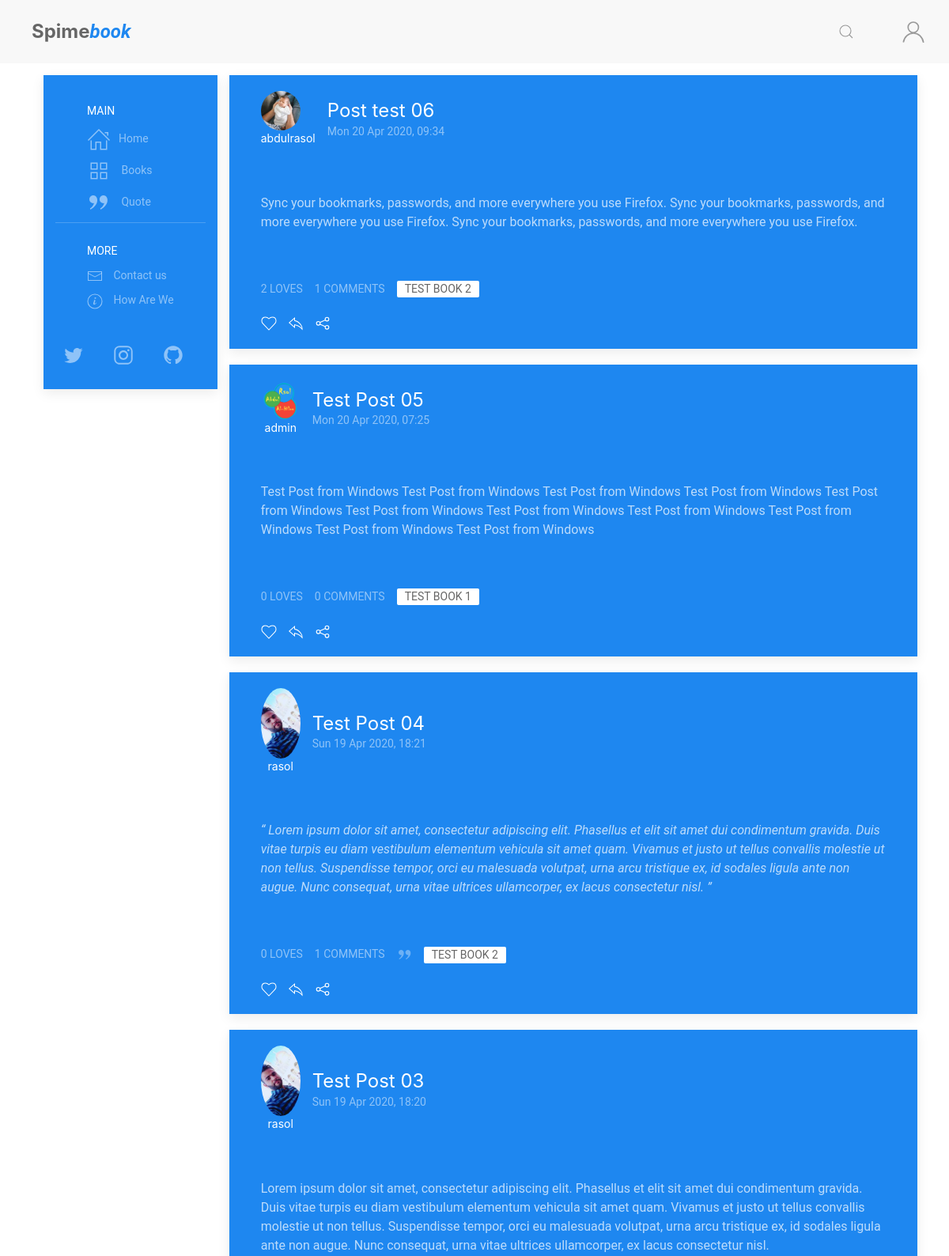
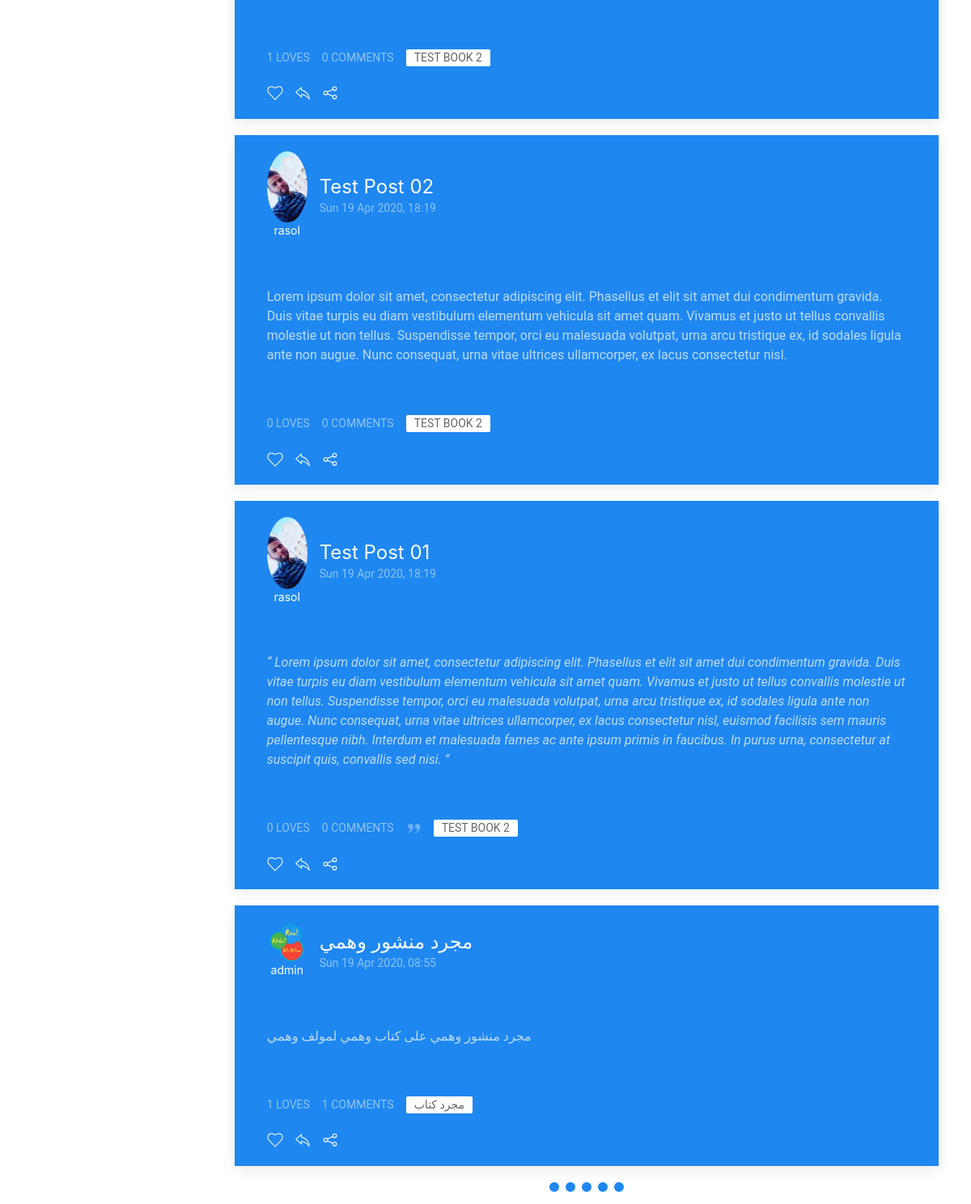
The page / on the database its author committed (2 pictures, top to bottom).
### posts/models.py (models this page shows, shortened)
class Post(models.Model):
    POST_TYPE = [
        ('Q', 'Quote'),
        ('R', 'Reviw'),
        ('P', 'Post'),
    ]
    title = models.CharField(max_length=120, default='')
    user = models.ForeignKey(User, on_delete=models.CASCADE)
    post_date = models.DateTimeField(default=timezone.now)
    post_edit_date = models.DateTimeField(auto_now=timezone.now)
    content = models.TextField(default='')
    post_type = models.CharField(
        max_length=1,
        choices=POST_TYPE,
        default='Psot')
    for_book = models.ForeignKey(Book, on_delete=models.CASCADE)
    archived = models.BooleanField(default=False)
    class Meta:
        ordering = ["-post_date"]

class Comment(models.Model):
    user = models.ForeignKey(User, on_delete=models.CASCADE)
    comment = models.CharField(max_length=300)
    comment_date = models.DateTimeField(auto_now_add=True)
    post = models.ForeignKey(
        Post, on_delete=models.CASCADE, related_name='comments')

### users/models.py (models this page shows, shortened)
class Profile(models.Model):
    user = models.OneToOneField(
        User, on_delete=models.CASCADE, primary_key=True, related_name='profile')
    picture = models.ImageField(
        upload_to='users/Profiles/', blank=True, null=True, default='user.png')
    bio = models.CharField(max_length=221, blank=True, null=True)
    loves = models.ManyToManyField(
        Post, related_name='loves', blank=True)
    books = models.ManyToManyField(
        Book, related_name='books', blank=True)

### books/models.py (models this page shows, shortened)
class Book(models.Model):
    book_type = [
        ('Book', 'Book'),
        ('Novel', 'Novel')
    ]
    title = models.CharField(max_length=255)
    book_image = models.ImageField(
        upload_to='books/cover/', default='book.jpg')
    author = models.ForeignKey(Author, on_delete=models.CASCADE)
    publish_date = models.DateField(default=timezone.now)
    genres = models.ManyToManyField(Genres, related_name='genres')
    book_Bio = models.TextField(default='')
    book_or_Novel = models.CharField(
        max_length=5, choices=book_type, default='1')
    def __str__(self):
        return self.title

### posts/views.py (the view)
# urls.py: path('', views.blog, name='blog-home')
def home(request):
    all_posts = Post.objects.filter(archived=False)
    comment_form = AddCommentForm()
    page = request.GET.get('page', 1)
    paginator = Paginator(all_posts, 7)
    try:
        posts = paginator.page(page)
    except PageNotAnInteger:
        posts = paginator.page(1)
    except EmptyPage:
        posts = paginator.page(paginator.num_pages)
    context = {
        'title': 'Spimebook, a site for readers',
        'posts': posts,
        'comment_form': comment_form,
    }
    return render(request, 'posts/index.html', context)

### posts/templatetags/posts_extra.py (called while the page is built)
@register.inclusion_tag('posts/reaction_bar.html')
def reaction_bar(post_id, user):
    target_post = Post.objects.get(id=post_id)
    comment_form = AddCommentForm()
    context = {
        'user': user,
        'post': target_post,
        'comment': target_post,
        'comment_form': comment_form,
    }
    return context

### posts/templates/posts/index.html (shortened to what this page needs)
{% extends "posts/base.html" %} {% load static %} {% load posts_extra %} {% block content %}  {% for post in posts %}
<div class="uk-card uk-card-primary uk-margin uk-width-1-1 infinite-item">
    <div class="uk-card-header">
        <div class="uk-grid-small uk-flex-middle" uk-grid>
            <div class="uk-width-auto">
                <a href="{% url 'user-profile' post.user %}">
                    <img class="uk-border-circle" width="50" height="50" src="{{post.user.profile.picture.url}}"
                        alt="{{post.user.profile.picture.url}}"">
                    <br>
                    <h6 class=" uk-margin-remove uk-width-expand uk-text-center">
                    {{post.user}}
                    </h6>
                </a>
            </div>
            <div class="uk-width-expand">
                <a href="{% url 'post' post.id %}">
                    <h3 class="uk-card-title uk-margin-remove-bottom">{{post.title}}</h3>
                </a>
                <p class="uk-text-meta uk-margin-remove-top"><time datetime="2016-04-01T19:00">{{post.post_date|date:"D d M Y, H:i"}}</time>
                </p>
            </div>
        </div>
    </div>
    <div class="uk-card-body uk-padding">
        {% if post.post_type == "Q" %}
        <q class="">
            {{ post.content }}
        </q> {% else %}
        <p class="">
            {{ post.content }}
        </p>
        {% endif %}
    </div>
    <div class="uk-card-footer">
        {% reaction_bar post.id user %}
    </div>
</div>
{% endfor %}
<div class="loading-more-post" style="display: block;">
    <div class="loading-more-post">
        <span></span>
        <span></span>
        <span></span>
        <span></span>
        <span></span>
    </div>
</div>
 {% endblock content %}

### posts/templates/posts/reaction_bar.html (shortened to what this page needs)
<div class="uk-flex uk-grid-small" uk-grid>
    <div class="uk-flex uk-grid-small" uk-grid>
        <div>
            <span class="uk-button uk-button-text uk-text-meta">{{post.loves.count}} loves</span>
        </div>
        <div class="uk-margin-small-bottom">
            <a href="#post-comment-{{post.id}}" class="uk-button uk-button-text uk-text-meta"
                uk-toggle>{{post.comments.all|length}} Comments</a>
        </div>
    </div>
    <div class="tags uk-margin-bottom ">
        {% if post.post_type == "Q" %}
        <span class="uk-icon uk-margin-small-right" uk-icon="quote-right"></span>
        {% endif %}
        <a href="{% url 'book' post.for_book.id %}" class="uk-label">{{ post.for_book }}</a>
    </div>
</div>
<div class="reaction">
    {% if user.is_authenticated %}
    <span>
        <a class="uk-icon uk-margin-small-right" id="love-post" data-post="{% url 'love' post.id %}"
            uk-icon="icon: heart"></a>
    </span>
    <span>
        <a href="#" class="uk-icon uk-margin-small-right" uk-icon="icon: reply"
            uk-toggle="target: #add-reply-{{post.id}}; animation: uk-animation-slide-top-small" type="button"></a>
    </span>
    {% else %}
    <span uk-tooltip="Log In First">
        <a class="uk-icon uk-margin-small-right" uk-icon="icon: heart"></a>
    </span>
    <span uk-tooltip="Log In First">
        <a class="uk-icon uk-margin-small-right" uk-icon="icon: reply" type="button"></a>
    </span>
    {% endif %}
    <span>
        <a href="#share-modal" class="uk-icon uk-margin-small-right" uk-icon="icon: social" uk-toggle></a>
    </span>
</div>

### posts/static/posts/css/my_style.css (style rules this page uses)
* { font-family: 'Roboto', sans-serif; box-sizing: border-box }
body { color: #666 }
.uk-card .uk-card-footer .tags span { opacity: 0.5 }
.loading-more-post { margin: 20px auto; width: 92px; }
.loading-more-post span { box-sizing: border-box; width: 12px; height: 12px; border-radius: 50%; background-color: rgb(30, 135, 240); display: block; float: left; margin-left: 8px; transition: all .3s both ease-in-out; animation: loadinganimate 1s infinite ease-in-out; }
.loading-more-post span:first-of-type { margin-left: 0; animation-delay: 0s }
.loading-more-post span:nth-of-type(2) { animation-delay: .25s }
.loading-more-post span:nth-of-type(3) { animation-delay: .5s }
.loading-more-post span:nth-of-type(4) { animation-delay: .75s }
.loading-more-post span:nth-of-type(5) { animation-delay: 1s }
.infinite-container .infinite-item { margin-top: 0!important; }

### rows shown on the page
Post: user.profile.picture (picture), user "abdulrasol", title "Post test 06", post_date "Mon 20 Apr 2020, 09:34", content "Sync your bookmarks, passwords, and more everywhere you use Firefox. Sync your bookmarks, passwords, and more everywhere you use Firefox. Sync your bookmarks, passwords, and more everywhere you use Firefox.", loves.count "2", comments.all|length "1", for_book "TEST BOOK 2"
Post: user.profile.picture (picture), user "admin", title "Test Post 05", post_date "Mon 20 Apr 2020, 07:25", content "Test Post from Windows Test Post from Windows Test Post from Windows Test Post from Windows Test Post from Windows Test Post from Windows Test Post from Windows Test Post from Windows Test Post from Windows Test Post from Windows Test Post from Windows", loves.count "0", comments.all|length "0", for_book "TEST BOOK 1"
Post: user.profile.picture (picture), user "rasol", title "Test Post 04", post_date "Sun 19 Apr 2020, 18:21", content "Lorem ipsum dolor sit amet, consectetur adipiscing elit. Phasellus et elit sit amet dui condimentum gravida. Duis vitae turpis eu diam vestibulum elementum vehicula sit amet quam. Vivamus et justo ut tellus convallis molestie ut non tellus. Suspendisse tempor, orci eu malesuada volutpat, urna arcu tristique ex, id sodales ligula ante non augue. Nunc consequat, urna vitae ultrices ullamcorper, ex lacus consectetur nisl.", loves.count "0", comments.all|length "1", post_type "Q" (drawn), for_book "TEST BOOK 2"
Post: user.profile.picture (picture), user "rasol", title "Test Post 03", post_date "Sun 19 Apr 2020, 18:20", content "Lorem ipsum dolor sit amet, consectetur adipiscing elit. Phasellus et elit sit amet dui condimentum gravida. Duis vitae turpis eu diam vestibulum elementum vehicula sit amet quam. Vivamus et justo ut tellus convallis molestie ut non tellus. Suspendisse tempor, orci eu malesuada volutpat, urna arcu tristique ex, id sodales ligula ante non augue. Nunc consequat, urna vitae ultrices ullamcorper, ex lacus consectetur nisl.", loves.count "1", comments.all|length "0", for_book "TEST BOOK 2"
Post: user.profile.picture (picture), user "rasol", title "Test Post 02", post_date "Sun 19 Apr 2020, 18:19", content "Lorem ipsum dolor sit amet, consectetur adipiscing elit. Phasellus et elit sit amet dui condimentum gravida. Duis vitae turpis eu diam vestibulum elementum vehicula sit amet quam. Vivamus et justo ut tellus convallis molestie ut non tellus. Suspendisse tempor, orci eu malesuada volutpat, urna arcu tristique ex, id sodales ligula ante non augue. Nunc consequat, urna vitae ultrices ullamcorper, ex lacus consectetur nisl.", loves.count "0", comments.all|length "0", for_book "TEST BOOK 2"
Post: user.profile.picture (picture), user "rasol", title "Test Post 01", post_date "Sun 19 Apr 2020, 18:19", content "Lorem ipsum dolor sit amet, consectetur adipiscing elit. Phasellus et elit sit amet dui condimentum gravida. Duis vitae turpis eu diam vestibulum elementum vehicula sit amet quam. Vivamus et justo ut tellus convallis molestie ut non tellus. Suspendisse tempor, orci eu malesuada volutpat, urna arcu tristique ex, id sodales ligula ante non augue. Nunc consequat, urna vitae ultrices ullamcorper, ex lacus consectetur nisl, euismod facilisis sem mauris pellentesque nibh. Interdum et malesuada fames ac ante ipsum primis in faucibus. In purus urna, consectetur at suscipit quis, convallis sed nisi.", loves.count "0", comments.all|length "0", post_type "Q" (drawn), for_book "TEST BOOK 2"
Post: user.profile.picture (picture), user "admin", title "مجرد منشور وهمي", post_date "Sun 19 Apr 2020, 08:55", content "مجرد منشور وهمي على كتاب وهمي لمولف وهمي", loves.count "1", comments.all|length "1", for_book "مجرد كتاب"
